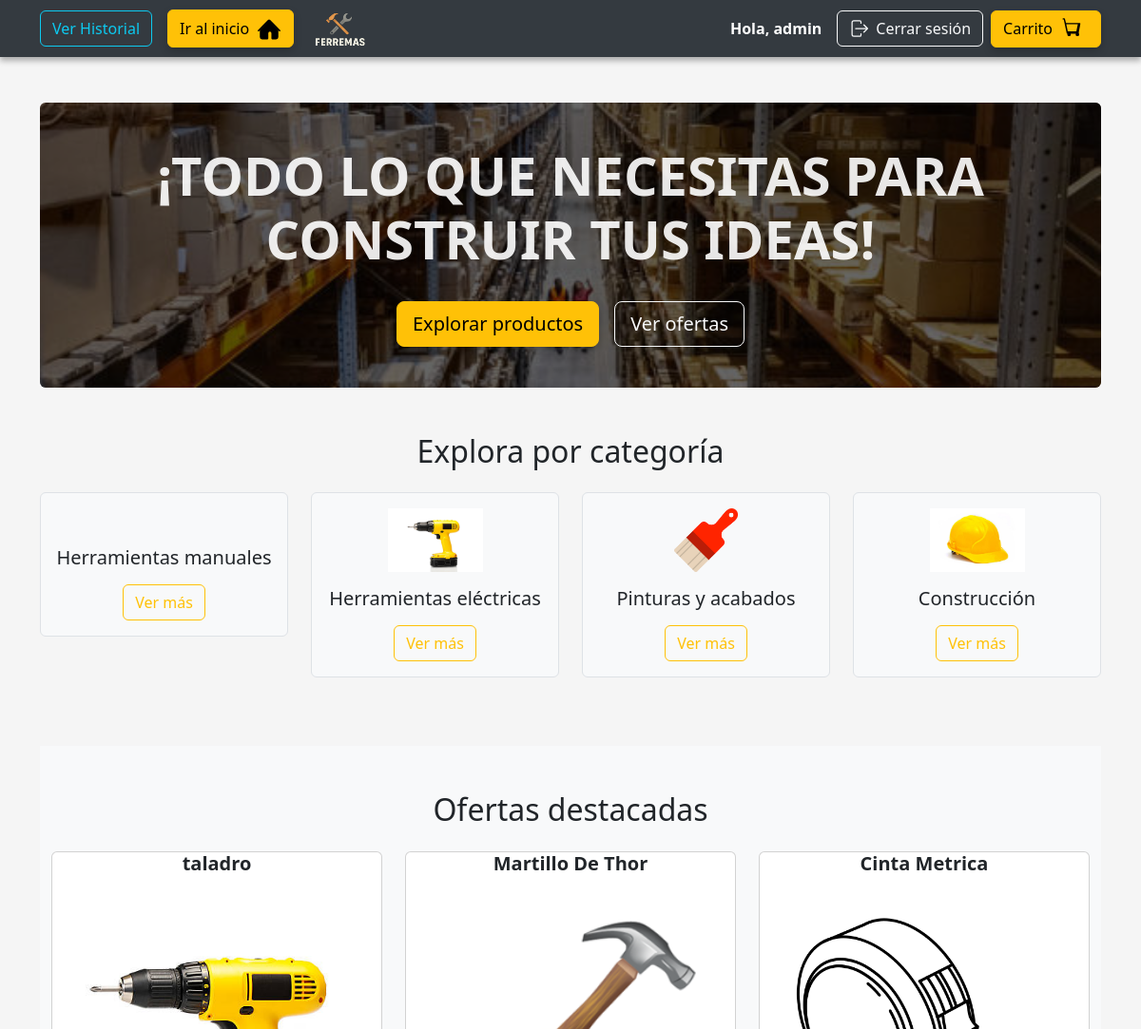
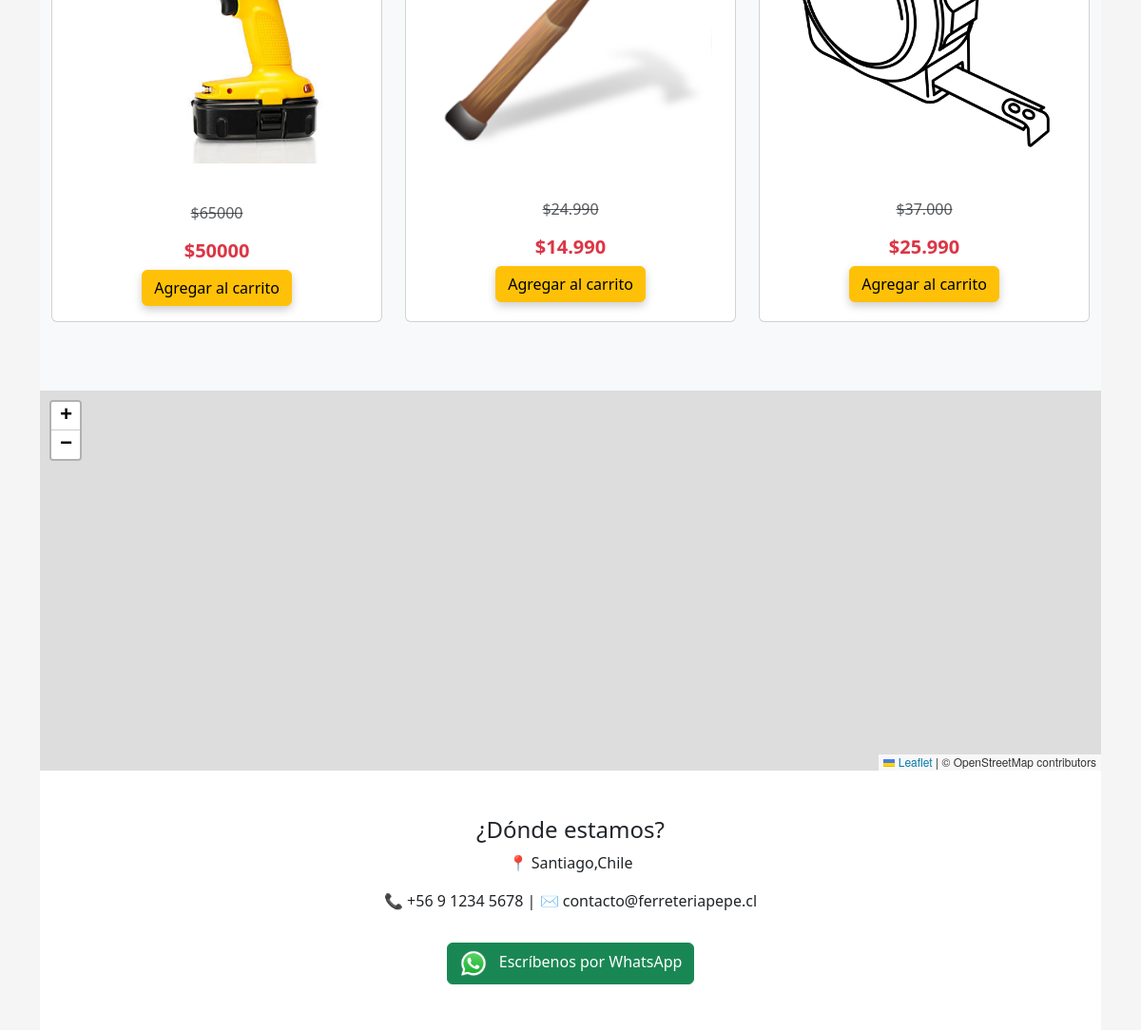
The app's page / (signed in) with its own data (2 pictures, top to bottom).
### miapp/models.py (models this page shows, shortened)
class Producto(models.Model):
    nombre = models.CharField(max_length=100)
    descripcion = models.TextField(blank=True)
    precio = models.IntegerField()
    stock = models.IntegerField(default=0)

### miapp/views.py (the view)
# urls.py: path('', inicio, name='inicio'),
@never_cache
def inicio(request):
    liberar_stock_expirado()
    productos = Producto.objects.all()
    return render(request, 'miapp/inicio.html', {'productos': productos})

### miapp/views.py (called while the page is built)
def liberar_stock_expirado():
    tiempo_limite = timezone.now() - timedelta(minutes=1)
    items_expirados = Carrito.objects.filter(fecha_agregado__lt=tiempo_limite)
    for item in items_expirados:
        producto = item.producto
        producto.stock += item.cantidad
        producto.save()
        item.delete()

### miapp/templates/miapp/inicio.html (shortened to what this page needs)
{% extends 'miapp/base.html' %}
{% load static %}
{% block content %}
<div class="position-relative text-center text-white rounded" style="height: 300px; overflow: hidden;">
    <img src="{% static 'imagenes/bodega.jpg' %}" alt="Fondo" style="position: absolute; top: 0; left: 0; width: 100%; height: 100%; object-fit: cover; z-index: 1;">
    <div style="position: absolute; top: 0; left: 0; width: 100%; height: 100%; background-color: rgba(0,0,0,0.6); z-index: 2;"></div>
    <div class="position-relative d-flex flex-column justify-content-center align-items-center h-100 p-5" style="z-index: 3;">
        <h1 class="display-4 fw-bold" style="color: rgba(255, 255, 255, 0.9);">¡TODO LO QUE NECESITAS PARA CONSTRUIR TUS IDEAS!</h1>
        <div class="mt-4 d-flex justify-content-center gap-3">
            <a href="#" class="btn btn-warning btn-lg">Explorar productos</a>
            <a href="#" class="btn btn-outline-light btn-lg">Ver ofertas</a>
        </div>
    </div>
</div>
<section class="py-5 text-center">
    <h2 class="mb-4">Explora por categoría</h2>
    <div class="row justify-content-center">
        <div class="col-6 col-md-3 mb-4">
            <div class="p-3 border rounded bg-light">
                <h5 class="mt-3">Herramientas manuales</h5>
                <a href="#" class="btn btn-outline-warning mt-2">Ver más</a>
            </div>
        </div>
        <div class="col-6 col-md-3 mb-4">
            <div class="p-3 border rounded bg-light text-center">
                <img src="{% static 'imagenes/taladro.jpg' %}" alt="Taladro" width="100px">
                <h5 class="mt-3">Herramientas eléctricas</h5>
                <a href="#" class="btn btn-outline-warning mt-2">Ver más</a>
            </div>
        </div>
        <div class="col-6 col-md-3 mb-4">
            <div class="p-3 border rounded bg-light">
                <img src="{% static 'imagenes/brochita.png' %}" alt="" style="width:67px">
                <h5 class="mt-3">Pinturas y acabados</h5>
                <a href="#" class="btn btn-outline-warning mt-2">Ver más</a>
            </div>
        </div>
        <div class="col-6 col-md-3 mb-4">
            <div class="p-3 border rounded bg-light">
                <img src="{% static 'imagenes/casco.jpg' %}" alt="" style="width:100px">
                <h5 class="mt-3">Construcción</h5>
                <a href="#" class="btn btn-outline-warning mt-2">Ver más</a>
            </div>
        </div>
    </div>
</section>
<section class="bg-light py-5">
    <div class="container">
        <h2 class="text-center mb-4">Ofertas destacadas</h2>
        <div class="row justify-content-center">
            {% for producto in productos %}
            {% if producto.nombre == "taladro" %}
            <div class="col-md-4 mb-4">
                <div class="card h-100 text-center">
                    <h5 class="card-title fw-bold large-text">{{ producto.nombre }}</h5>
                    <img src="{% static 'imagenes/taladro.jpg' %}" class="card-img-top p-4" alt="{{ producto.nombre }}" style="height: 350px; object-fit: cover;">
                    <div class="card-body">
                        <p class="text-muted text-decoration-line-through">${{ producto.precio|floatformat:0|add:"15000" }}</p>
                        <h5 class="card-title text-danger fw-bold">${{ producto.precio }}</h5>
                        <a href="{% url 'agregar_al_carrito' producto.id %}" target="_blank" class="btn btn-warning">Agregar al carrito</a>
                    </div>
                </div>
            </div>
            {% endif %}
            {% endfor %}
            <div class="col-md-4 mb-4">
                <div class="card h-100 text-center">
                    <h5 class="card-title fw-bold large-text">Martillo De Thor</h5>
                    <img src="{% static 'imagenes/martillodethor.png' %}" class="card-img-top p-4" alt="Martillo">
                    <div class="card-body">
                        <p class="text-muted text-decoration-line-through">$24.990</p>
                        <h5 class="card-title text-danger fw-bold">$14.990</h5>
                        <a href="#" class="btn btn-warning">Agregar al carrito</a>
                    </div>
                </div>
            </div>
            <div class="col-md-4 mb-4">
                <div class="card h-100 text-center">
                    <h5 class="card-title fw-bold large-text">Cinta Metrica</h5>
                    <img src="{% static 'imagenes/cintademedicion.png' %}" class="card-img-top p-4" alt="Wincha">
                    <div class="card-body hover-scale">
                        <p class="text-muted text-decoration-line-through">$37.000</p>
                        <h5 class="card-title text-danger fw-bold">$25.990</h5>
                        <a href="#" class="btn btn-warning">Agregar al carrito</a>
                    </div>
                </div>
            </div>
        </div>
    </div>
</section>
<section>
    <div id="map" style="height: 400px; width: 100%;"></div>
</section>
<section class="bg-white py-5">
    <div class="container text-center">
        <h4>¿Dónde estamos?</h4>
        <p>📍 Santiago,Chile</p>
        <p>📞 +56 9 1234 5678 | ✉️ contacto@ferreteriapepe.cl</p>
        <a href="https://wa.me/56974741504" target="_blank" class="btn btn-success mt-3">
            <img src="{% static 'imagenes/WhatsApp.jpg' %}" alt="WhatsApp" width="30" class="me-2">
            Escríbenos por WhatsApp
        </a>
    </div>
</section>
{% endblock %}

### miapp/templates/miapp/base.html (shortened to what this page needs)
{% load static %}
<!DOCTYPE html>
<html lang="es">
<head>
    <link rel="stylesheet" href="{% static 'css/estilos.css' %}">
    <link href="https://cdn.jsdelivr.net/npm/bootstrap@5.3.0/dist/css/bootstrap.min.css" rel="stylesheet">
    <link rel="stylesheet" href="https://unpkg.com/leaflet/dist/leaflet.css" />
</head>
<body>
    <header style="background-color: #343a40; height: 60px; width: 100%;">
        <div class="container h-100 d-flex align-items-center justify-content-between">
<div class="d-flex align-items-center gap-3 text-white">
    {% if user.is_authenticated and user.is_staff %}
    <a href="{% url 'historial_admin' %}" class="btn btn-outline-info">
        Ver Historial
    </a>
{% endif %}
    <a href="{% url 'inicio' %}" class="btn btn-warning d-flex align-items-center">
        Ir al inicio
    </a>
    <img src="{% static 'imagenes/logo.jpg' %}" alt="Logo" style="height: 65px;">
</div>
            <div class="d-flex align-items-center gap-2">
                {% if user.is_authenticated %}
                    <span class="text-white fw-bold me-2">Hola, {{ user.username }}</span>
                    <a href="{% url 'logout' %}" class="btn btn-outline-light d-flex align-items-center">
                        Cerrar sesión
                    </a>
                {% endif %}
                <a href="{% url 'ver_carrito' %}" class="btn btn-warning d-flex align-items-center">
                    Carrito
                </a>
            </div>
        </div>
    </header>
    <div class="container mt-5">
        {% block content %}{% endblock %}
    </div>
</body>
</html>

### miapp/static/css/estilos.css (style rules this page uses)
body { background-color: #f4f4f4; }
h1 { color: #ff9000; font-weight: bold; }
.btn-warning { background-color: #ff9000; color: #000; font-weight: bold; border: none; box-shadow: 0 4px 10px rgba(0, 0, 0, 0.2); transition: all 0.3 ease; }
header { background-color: #1e1e1e; padding: 10px 20px; box-shadow: 0 4px 6px rgba(0,0,0,0.3); position: relative; z-index: 2; }

### miapp/templates/miapp/base.html (style rules this page uses)
body { background-color: #f5f5f5; }

### records on screen
Producto: nombre "taladro", nombre (picture), precio|add "65000", precio "50000"

### other values on screen
{{ user.username }} "admin"
